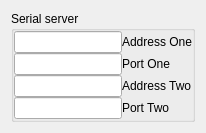
             <widget class="QWidget" name="page_4">
              <layout class="QGridLayout" name="gridLayout_24">
               <item row="0" column="0">
                <widget class="QGroupBox" name="groupBox_12">
                 <property name="title">
                  <string>Serial server</string>
                 </property>
                 <layout class="QGridLayout" name="gridLayout_22">
                  <property name="leftMargin">
                   <number>0</number>
                  </property>
                  <property name="topMargin">
                   <number>0</number>
                  </property>
                  <property name="rightMargin">
                   <number>0</number>
                  </property>
                  <property name="bottomMargin">
                   <number>0</number>
                  </property>
                  <property name="spacing">
                   <number>0</number>
                  </property>
                  <item row="0" column="0">
                   <layout class="QVBoxLayout" name="verticalLayout_7">
                    <item>
                     <widget class="QLineEdit" name="lineEdit_5"/>
                    </item>
                    <item>
                     <widget class="QLineEdit" name="lineEdit_6"/>
                    </item>
                    <item>
                     <widget class="QLineEdit" name="lineEdit_7"/>
                    </item>
                    <item>
                     <widget class="QLineEdit" name="lineEdit_8"/>
                    </item>
                   </layout>
                  </item>
                  <item row="0" column="1">
                   <layout class="QVBoxLayout" name="verticalLayout_8">
                    <item>
                     <widget class="QLabel" name="label_8">
                      <property name="text">
                       <string>Address One</string>
                      </property>
                     </widget>
                    </item>
                    <item>
                     <widget class="QLabel" name="label_9">
                      <property name="text">
                       <string>Port One</string>
                      </property>
                     </widget>
                    </item>
                    <item>
                     <widget class="QLabel" name="label_10">
                      <property name="text">
                       <string>Address Two</string>
                      </property>
                     </widget>
                    </item>
                    <item>
                     <widget class="QLabel" name="label_11">
                      <property name="text">
                       <string>Port Two</string>
                      </property>
                     </widget>
                    </item>
                   </layout>
                  </item>
                 </layout>
                </widget>
               </item>
              </layout>
             </widget>
